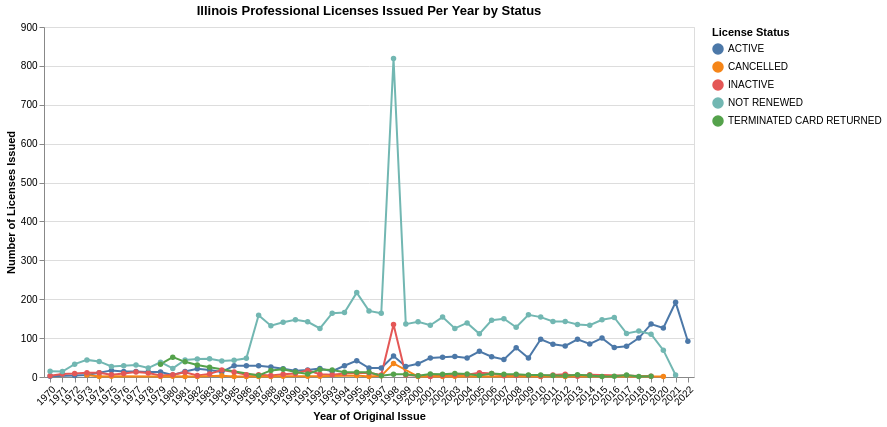

The notebook cell this image was saved under:
### Markdown cell above
## Plot 1 – License Counts Over Time by License Status (Interactive)

This is our **interactive** chart. A dropdown/legend selection lets the viewer highlight one license status at a time to see how issuing rates changed across the years.

### Code cell
status_year = (
    df.groupby(['Issue Year', 'License Status'])
      .size()
      .reset_index(name='Count')
)

top_statuses = df['License Status'].value_counts().head(5).index.tolist()
status_year = status_year[status_year['License Status'].isin(top_statuses)]

selection = alt.selection_point(fields=['License Status'], bind='legend')

chart1 = (
    alt.Chart(status_year)
    .mark_line(point=True)
    .encode(
        x=alt.X('Issue Year:O',
                title='Year of Original Issue',
                axis=alt.Axis(labelAngle=-45)),
        y=alt.Y('Count:Q',
                title='Number of Licenses Issued'),
        color=alt.Color('License Status:N',
                        scale=alt.Scale(scheme='tableau10'),
                        title='License Status'),
        opacity=alt.condition(selection, alt.value(1.0), alt.value(0.1)),
        tooltip=['Issue Year:O', 'License Status:N', 'Count:Q']
    )
    .add_params(selection)
    .properties(
        width=650,
        height=350,
        title='Illinois Professional Licenses Issued Per Year by Status'
    )
)

chart1

### Figure 1 — Vega-Lite specification as saved in the notebook (floating-point values rounded to 4 significant figures; data arrays with more than 128 entries replaced by an {"elided": "..."} marker saying what was removed)
{"config": {"view": {"continuousWidth": 300, "continuousHeight": 300}}, "data": {"name": "data-88320a9a489dcf52d2fbfadf13835871"}, "mark": {"type": "line", "point": true}, "encoding": {"color": {"field": "License Status", "scale": {"scheme": "tableau10"}, "title": "License Status", "type": "nominal"}, "opacity": {"condition": {"param": "param_1", "value": 1.0}, "value": 0.1}, "tooltip": [{"field": "Issue Year", "type": "ordinal"}, {"field": "License Status", "type": "nominal"}, {"field": "Count", "type": "quantitative"}], "x": {"axis": {"labelAngle": -45}, "field": "Issue Year", "title": "Year of Original Issue", "type": "ordinal"}, "y": {"field": "Count", "title": "Number of Licenses Issued", "type": "quantitative"}}, "height": 350, "params": [{"name": "param_1", "select": {"type": "point", "fields": ["License Status"]}, "bind": "legend"}], "title": "Illinois Professional Licenses Issued Per Year by Status", "width": 650, "$schema": "https://vega.github.io/schema/vega-lite/v5.20.1.json", "datasets": {"data-88320a9a489dcf52d2fbfadf13835871": {"elided": "214 records"}}}
